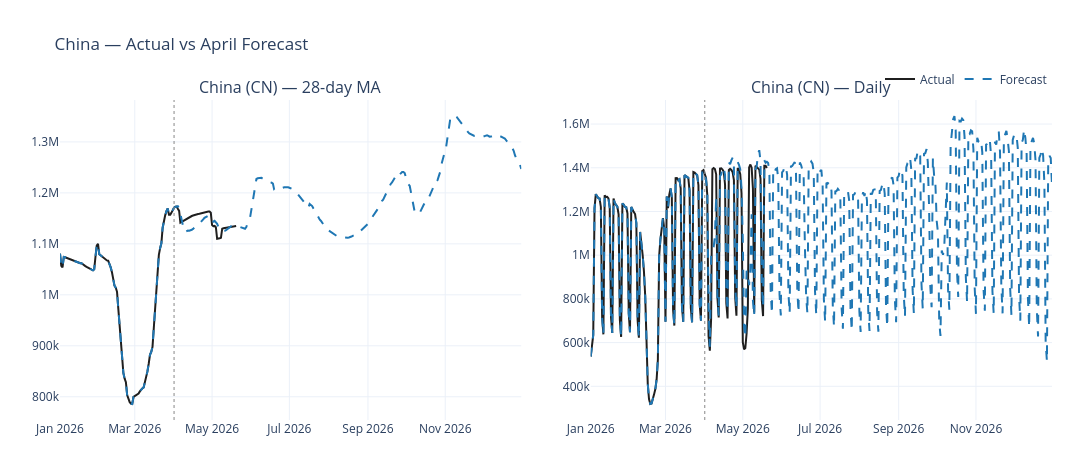

Notebook source saved alongside this figure:
### Markdown cell above
## 4. China

### Code cell
# [plot-china]
fig = plot_entities([china], "China — Actual vs April Forecast")
fig.show()

### Figure 1 — Plotly figure (JSON) as saved in the notebook; plotly's stock layout.template omitted (floating-point values rounded to 4 significant figures; data arrays with more than 128 entries replaced by an {"elided": "..."} marker saying what was removed)
{"data": [{"hovertemplate": "%{x|%Y-%m-%d}<br>Actual: %{y:,.0f}<extra></extra>", "legendgroup": "actual", "line": {"color": "#1f1f1f", "width": 2}, "mode": "lines", "name": "Actual", "showlegend": true, "type": "scatter", "x": {"elided": "140 str values"}, "xaxis": "x", "y": {"elided": "140 float values"}, "yaxis": "y"}, {"hovertemplate": "%{x|%Y-%m-%d}<br>Forecast: %{y:,.0f}<extra></extra>", "legendgroup": "forecast", "line": {"color": "#1f77b4", "dash": "dash", "width": 2}, "mode": "lines", "name": "Forecast", "showlegend": true, "type": "scatter", "x": {"elided": "365 str values"}, "xaxis": "x", "y": {"elided": "365 float values"}, "yaxis": "y"}, {"hovertemplate": "%{x|%Y-%m-%d}<br>Actual: %{y:,.0f}<extra></extra>", "legendgroup": "actual", "line": {"color": "#1f1f1f", "width": 2}, "mode": "lines", "name": "Actual", "showlegend": false, "type": "scatter", "x": {"elided": "140 str values"}, "xaxis": "x2", "y": {"elided": "140 int values"}, "yaxis": "y2"}, {"hovertemplate": "%{x|%Y-%m-%d}<br>Forecast: %{y:,.0f}<extra></extra>", "legendgroup": "forecast", "line": {"color": "#1f77b4", "dash": "dash", "width": 2}, "mode": "lines", "name": "Forecast", "showlegend": false, "type": "scatter", "x": {"elided": "365 str values"}, "xaxis": "x2", "y": {"elided": "365 float values"}, "yaxis": "y2"}], "layout": {"annotations": [{"font": {"size": 16}, "showarrow": false, "text": "China (CN) — 28-day MA", "x": 0.2325, "xanchor": "center", "xref": "paper", "y": 1, "yanchor": "bottom", "yref": "paper"}, {"font": {"size": 16}, "showarrow": false, "text": "China (CN) — Daily", "x": 0.7675, "xanchor": "center", "xref": "paper", "y": 1, "yanchor": "bottom", "yref": "paper"}], "height": 460, "hovermode": "x unified", "legend": {"orientation": "h", "x": 1, "xanchor": "right", "y": 1.02, "yanchor": "bottom"}, "margin": {"b": 40, "l": 60, "r": 40, "t": 100}, "shapes": [{"line": {"color": "#888", "dash": "dot", "width": 1}, "type": "line", "x0": "2026-04-01T00:00:00", "x1": "2026-04-01T00:00:00", "xref": "x", "y0": 0, "y1": 1, "yref": "y domain"}, {"line": {"color": "#888", "dash": "dot", "width": 1}, "type": "line", "x0": "2026-04-01T00:00:00", "x1": "2026-04-01T00:00:00", "xref": "x2", "y0": 0, "y1": 1, "yref": "y2 domain"}], "title": {"text": "China — Actual vs April Forecast"}, "width": 1300, "xaxis": {"anchor": "y", "domain": [0, 0.465], "range": ["2026-01-01T00:00:00", "2026-12-31T00:00:00"]}, "xaxis2": {"anchor": "y2", "domain": [0.535, 1.0], "range": ["2026-01-01T00:00:00", "2026-12-31T00:00:00"]}, "yaxis": {"anchor": "x", "domain": [0, 1], "tickformat": "~s"}, "yaxis2": {"anchor": "x2", "domain": [0, 1], "tickformat": "~s"}}}
